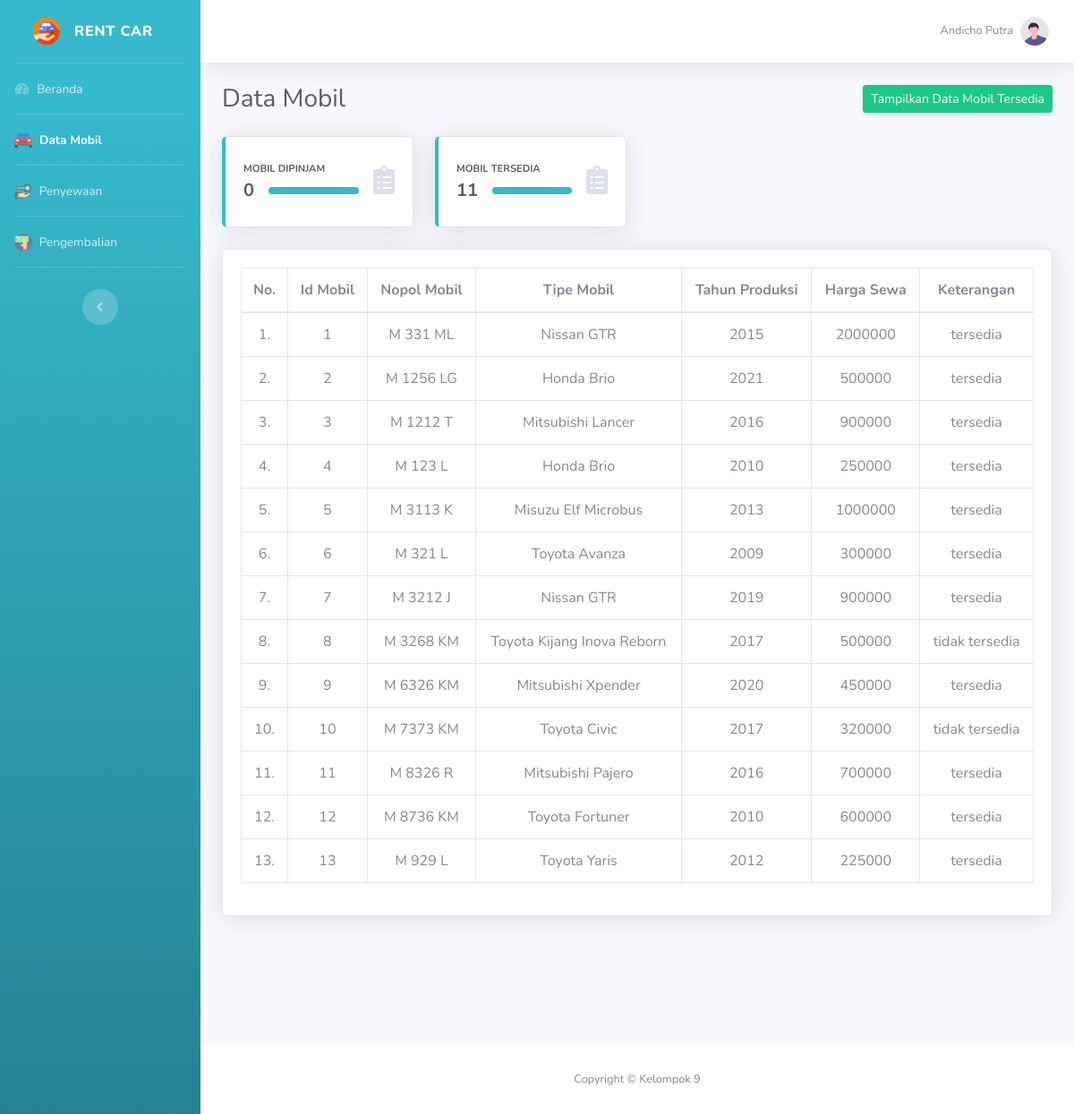
The page /data_mobil.php (signed in) on the database its author committed.
### tables this page shows
CREATE TABLE `mobil` (
  `id_mobil` int(11) NOT NULL,
  `nopol_mobil` varchar(100) NOT NULL,
  `tipe_mobil` varchar(100) NOT NULL,
  `tahun_produksi` int(11) NOT NULL,
  `harga_sewa` int(11) NOT NULL,
  `keterangan` varchar(100) NOT NULL
);

### data_mobil.php (the view, shortened to what this page needs)
<!DOCTYPE html>
<?php
include "connection/koneksi.php";
$id = $_SESSION['id_admin'];
if(isset ($_SESSION['username'])){
    $query = "select * from admin natural join level_user where id_admin = $id";
    mysqli_query($conn, $query);
    $sql = mysqli_query($conn, $query);
    while($r = mysqli_fetch_array($sql)){
?>
<html lang="en">
<head>
    <link href="vendor/fontawesome-free/css/all.min.css" rel="stylesheet" type="text/css">
    <link href="css/sb-admin-2.min.css" rel="stylesheet">
    <link href="css/arabic.css" rel="stylesheet" >
</head>
<body id="page-top">
    <div id="wrapper">
        <ul class="navbar-nav bg-gradient-info sidebar sidebar-dark accordion" id="accordionSidebar">
        <?php
            if($r['id_level'] == 1){
        ?>
            <a class="sidebar-brand d-flex align-items-center justify-content-center" href="beranda.php">
                <div class="sidebar-brand-icon">
                    <img src="img/icon.png" width="30px" height="30px">
                </div>
                <div class="sidebar-brand-text mx-3">Rent Car</div>
            </a>
            <hr class="sidebar-divider my-0">
            <li class="nav-item">
                <a class="nav-link" href="beranda.php">
                    <i class="fas fa-fw fa-tachometer-alt"></i>
                    <span>Beranda</span>
                </a>
            </li>
            <hr class="sidebar-divider my-0">
            <li class="nav-item active">
                <a class="nav-link" href="data_mobil.php">
                <img alt="Image placeholder" src="img/mobil.png">
                    <span>&nbsp;Data Mobil</span>
                </a>
            </li>
            <hr class="sidebar-divider my-0">
            <li class="nav-item">
                <a class="nav-link" href="peminjaman.php">
                <img alt="Image placeholder" src="img/pinjam.png">
                    <span>&nbsp;Penyewaan</span>
                </a>
            </li>
            <hr class="sidebar-divider my-0">
            <li class="nav-item">
                <a class="nav-link" href="pengembalian.php">
                <img alt="Image placeholder" src="img/kembali.png">
                    <span>&nbsp;Pengembalian</span>
                </a>
            </li>
            <hr class="sidebar-divider my-0">
            <br>
            <div class="text-center d-none d-md-inline">
                <button class="rounded-circle border-0" id="sidebarToggle"></button>
            </div>
        <?php
            } else if($r['id_level'] == 2){
        ?>
            <a class="sidebar-brand d-flex align-items-center justify-content-center" href="beranda.php">
                <div class="sidebar-brand-icon rotate-n-15">
                    <img src="img/dashboard.png" width="30px" height="30px">
                </div>
                <div class="sidebar-brand-text mx-3">Rent Car</div>
            </a>
            <hr class="sidebar-divider my-0">
            <li class="nav-item active">
                <a class="nav-link" href="beranda.php">
                    <i class="fas fa-fw fa-tachometer-alt"></i>
                    <span>Beranda</span>
                </a>
            </li>
            <hr class="sidebar-divider my-0">
            <li class="nav-item">
                <a class="nav-link" href="data_mobil_admin.php">
                    <i class="fas fa-fw fa-folder"></i>
                    <span>Data Mobil</span>
                </a>
            </li>
            <hr class="sidebar-divider my-0">
            <li class="nav-item">
                <a class="nav-link" href="data_transaksi.php">
                    <i class="fas fa-fw fa-folder"></i>
                    <span>Data Transaksi</span>
                </a>
            </li>
            <hr class="sidebar-divider my-0">
            <br>
            <div class="text-center d-none d-md-inline">
                <button class="rounded-circle border-0" id="sidebarToggle"></button>
            </div>
        <?php
            }
        ?>
        </ul>
        <div id="content-wrapper" class="d-flex flex-column">
            <div id="content">
                <nav class="navbar navbar-expand navbar-light bg-white topbar mb-4 static-top shadow">
                    <ul class="navbar-nav ml-auto">
                        <li class="nav-item dropdown no-arrow">
                            <a class="nav-link dropdown-toggle" href="#" id="userDropdown" role="button"
                                data-toggle="dropdown" aria-haspopup="true" aria-expanded="false">
                                <span class="mr-2 d-none d-lg-inline text-gray-600 small"><?php echo $r['nama'];?></span>
                                <img class="img-profile rounded-circle"
                                    src="img/undraw_profile.svg">
                            </a>
                        </li>
                    </ul>
                </nav>
            <?php
                $catalog_mobil_terpinjam = mysqli_query($conn, "SELECT view_definition FROM information_schema.views WHERE TABLE_NAME = 'mobil_terpinjam'");
                foreach ($catalog_mobil_terpinjam as $row) {
                    $view_mobil_terpinjam = $row['view_definition'];
                }
                $execute_view_mobil_terpinjam = mysqli_query($conn, $view_mobil_terpinjam);
                $count_terpinjam = 0;
                foreach ($execute_view_mobil_terpinjam as $row) {
                    $count_terpinjam = $row['COUNT(id_sewa)'];
                }
            ?>
            <?php
                $catalog_mobil_ready = mysqli_query($conn, "SELECT view_definition FROM information_schema.views WHERE TABLE_NAME = 'mobil_ready'");
                foreach ($catalog_mobil_ready as $row) {
                    $view_mobil_ready = $row['view_definition'];
                }
                $execute_view_mobil_ready = mysqli_query($conn, $view_mobil_ready);
                $count_ready = 0;
                foreach ($execute_view_mobil_ready as $row) {
                    $count_ready = $row['COUNT(id_mobil)'];
                }
            ?>
            <div class="container-fluid">
                <div class="d-sm-flex align-items-center justify-content-between mb-4">
                    <h1 class="h3 mb-0 text-gray-800">Data Mobil</h1>
                    <a href="data_mobil_tersedia.php" class="d-none d-sm-inline-block btn btn-sm btn-success shadow-sm">Tampilkan Data Mobil Tersedia</a>
                </div>
                <div class="row">
                    <div class="col-xl-3 col-md-6 mb-4">
                        <div class="card border-left-info shadow h-100 py-2">
                            <div class="card-body">
                                <div class="row no-gutters align-items-center">
                                    <div class="col mr-2">
                                        <div class="text-xs font-weight-bold text-gray-800 text-uppercase mb-1">Mobil Dipinjam
                                        </div>
                                        <div class="row no-gutters align-items-center">
                                            <div class="col-auto">
                                                <div class="h5 mb-0 mr-3 font-weight-bold text-gray-800"><?= $count_terpinjam ?></div>
                                            </div>
                                            <div class="col">
                                                <div class="progress progress-sm mr-2">
                                                    <div class="progress-bar bg-info" role="progressbar"
                                                        style="width: 100%" aria-valuenow="50" aria-valuemin="0"
                                                        aria-valuemax="100"></div>
                                                </div>
                                            </div>
                                        </div>
                                    </div>
                                    <div class="col-auto">
                                        <i class="fas fa-clipboard-list fa-2x text-gray-300"></i>
                                    </div>
                                </div>
                            </div>
                        </div>
                    </div>
                    <div class="col-xl-3 col-md-6 mb-4">
                        <div class="card border-left-info shadow h-100 py-2">
                            <div class="card-body">
                                <div class="row no-gutters align-items-center">
                                    <div class="col mr-2">
                                        <div class="text-xs font-weight-bold text-gray-800 text-uppercase mb-1">Mobil Tersedia
                                        </div>
                                        <div class="row no-gutters align-items-center">
                                            <div class="col-auto">
                                                <div class="h5 mb-0 mr-3 font-weight-bold text-gray-800"><?= $count_ready ?></div>
                                            </div>
                                            <div class="col">
                                                <div class="progress progress-sm mr-2">
                                                    <div class="progress-bar bg-info" role="progressbar"
                                                        style="width: 100%" aria-valuenow="50" aria-valuemin="0"
                                                        aria-valuemax="100"></div>
                                                </div>
                                            </div>
                                        </div>
                                    </div>
                                    <div class="col-auto">
                                        <i class="fas fa-clipboard-list fa-2x text-gray-300"></i>
                                    </div>
                                </div>
                            </div>
                        </div>
                    </div>
                </div>
                <section class="mar-top--x-3 mar-bottom--x-5">
                    <div class="card shadow mb-4">
                        <div class="card-body">
                            <div class="table-responsive">
                            <?php
                            $query_data_mobil = "SELECT * FROM mobil";
                            $sql_data_mobil = mysqli_query($conn, $query_data_mobil);
                            $no = 1;
                            ?>
                                <table class="table table-bordered" id="dataTable" width="100%" cellspacing="0">
                                    <thead align="center">
                                        <tr>
                                            <th>No.</th>
                                            <th>Id Mobil</th>
                                            <th>Nopol Mobil</th>
                                            <th>Tipe Mobil</th>
                                            <th>Tahun Produksi</th>
                                            <th>Harga Sewa</th>
                                            <th>Keterangan</th>
                                        </tr>
                                    </thead>
                                    <tbody align="center">
                                    <?php
                                        while($r_dt_mobil = mysqli_fetch_array($sql_data_mobil)){
                                    ?>
                                        <tr class="odd gradeX">
                                        <td><center><?php echo $no++; ?>.</center></td>
                                        <td><?php echo $r_dt_mobil['id_mobil']; ?></td>
                                        <td><?php echo $r_dt_mobil['nopol_mobil']; ?></td>
                                        <td><?php echo $r_dt_mobil['tipe_mobil']; ?></td>
                                        <td><?php echo $r_dt_mobil['tahun_produksi']; ?></td>
                                        <td><?php echo $r_dt_mobil['harga_sewa']; ?></td>
                                        <td><?php echo $r_dt_mobil['keterangan']; ?></td>
                                        </tr>
                                    <?php
                                        }
                                    ?>
                                    </tbody>
                                </table>
                            </div>
                        </div>
                    </div>
                </section>
            </div>
            <br><br><br><br><br>
            <footer class="sticky-footer bg-white">
                <div class="container my-auto">
                    <div class="copyright text-center my-auto">
                        <span>Copyright &copy; Kelompok 9</span>
                    </div>
                </div>
            </footer>
        </div>
    </div>
</body>
</html>
<?php
  }
} else {
  header('location: logout.php');
}
?>

### rows shown on the page
mobil: id_mobil "1", nopol_mobil "M 331 ML", tipe_mobil "Nissan GTR", tahun_produksi "2015", harga_sewa "2000000", keterangan "tersedia"
mobil: id_mobil "2", nopol_mobil "M 1256 LG", tipe_mobil "Honda Brio", tahun_produksi "2021", harga_sewa "500000", keterangan "tersedia"
mobil: id_mobil "3", nopol_mobil "M 1212 T", tipe_mobil "Mitsubishi Lancer", tahun_produksi "2016", harga_sewa "900000", keterangan "tersedia"
mobil: id_mobil "4", nopol_mobil "M 123 L", tipe_mobil "Honda Brio", tahun_produksi "2010", harga_sewa "250000", keterangan "tersedia"
mobil: id_mobil "5", nopol_mobil "M 3113 K", tipe_mobil "Misuzu Elf Microbus", tahun_produksi "2013", harga_sewa "1000000", keterangan "tersedia"
mobil: id_mobil "6", nopol_mobil "M 321 L", tipe_mobil "Toyota Avanza", tahun_produksi "2009", harga_sewa "300000", keterangan "tersedia"
mobil: id_mobil "7", nopol_mobil "M 3212 J", tipe_mobil "Nissan GTR", tahun_produksi "2019", harga_sewa "900000", keterangan "tersedia"
mobil: id_mobil "8", nopol_mobil "M 3268 KM", tipe_mobil "Toyota Kijang Inova Reborn", tahun_produksi "2017", harga_sewa "500000", keterangan "tidak tersedia"
mobil: id_mobil "9", nopol_mobil "M 6326 KM", tipe_mobil "Mitsubishi Xpender", tahun_produksi "2020", harga_sewa "450000", keterangan "tersedia"
mobil: id_mobil "10", nopol_mobil "M 7373 KM", tipe_mobil "Toyota Civic", tahun_produksi "2017", harga_sewa "320000", keterangan "tidak tersedia"
mobil: id_mobil "11", nopol_mobil "M 8326 R", tipe_mobil "Mitsubishi Pajero", tahun_produksi "2016", harga_sewa "700000", keterangan "tersedia"
mobil: id_mobil "12", nopol_mobil "M 8736 KM", tipe_mobil "Toyota Fortuner", tahun_produksi "2010", harga_sewa "600000", keterangan "tersedia"
mobil: id_mobil "13", nopol_mobil "M 929 L", tipe_mobil "Toyota Yaris", tahun_produksi "2012", harga_sewa "225000", keterangan "tersedia"

### other values the page prints
$r['nama'] "Andicho Putra"
$count_terpinjam "0"
$count_ready "11"
